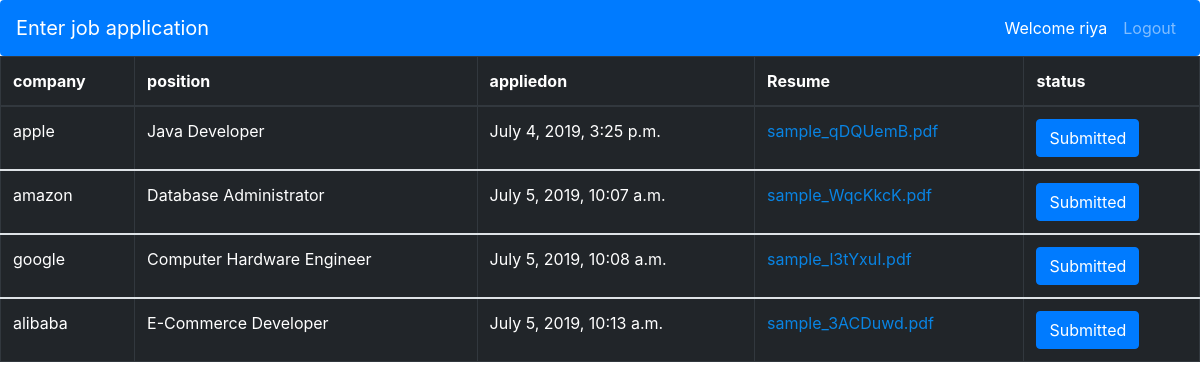
Page /studdashboard/1 on the committed database.
### account/models.py (models this page shows, shortened)
class Student(models.Model):
    name = models.CharField(null = True,max_length=30)
    email = models.CharField(max_length=52)
    course = models.CharField(null = True,max_length=20)
    sem = models.IntegerField()
    department = models.TextField(null = True,max_length=30)
    mobno = models.CharField(null = True,max_length=20)
    password = models.CharField(max_length=25)

class StudentApplication(models.Model):
    Submitted = 1
    UnderReview = 2
    Rejected = 3
    Approved = 4
    STATUS = (
    (Submitted, 'Submitted'),
    (UnderReview, 'UnderReview'),
    (Rejected, 'Rejected'),
    (Approved, 'Approved'),
    )
    email = models.CharField(null=True,max_length=56)
    company = models.CharField(null = True,max_length=30)
    position = models.CharField(null = True, max_length=50)
    reason_to_join = models.TextField(null = True)
    applied_date = models.DateTimeField(auto_now_add=True)
    resume = models.FileField(null = True,upload_to='resume/')
    status = models.PositiveSmallIntegerField(default=0, choices=STATUS)
    button = models.BooleanField(default = True)

### account/views.py (the view)
# urls.py: path('studdashboard/<int:pk>',views.StudDashboardView, name = 'studdashboard'),  # path for Student Dashboard page
def StudDashboardView(request,pk):
    stud_info = Student.objects.get(pk=pk)
    stud_data = StudentApplication.objects.filter(email=stud_info.email)
    context = {'stud_data':stud_data, 'stud_info':stud_info}
    return render(request,'student_dashboard.html',context)

### templates/student_dashboard.html (shortened to what this page needs)
{% load staticfiles %}
<!DOCTYPE html>
<html lang="en" dir="ltr">
  <head>
    <link rel="stylesheet" href="https://maxcdn.bootstrapcdn.com/bootstrap/4.1.3/css/bootstrap.min.css"/>
    <link rel="stylesheet" href="{% static 'css/stud_dashstyle.css' %}">
  </head>
  <body>
    <nav class="navbar navbar-expand-lg navbar-dark bg-primary rounded">
      <a class="navbar-brand" href="{% url 'jobapplication' stud_info.pk %}">
        Enter job application
      </a>
      <ul class="navbar-nav ml-auto">
        <li class="nav-item active">
          <a class="nav-link">Welcome {{stud_info.name}}</a>
        </li>
        <li class="nav-item">
          <a href="{% url 'login' %}" class="nav-link">Logout</a>
        </li>
      </ul>
    </nav>
  <table class="table table-bordered table-dark">
      <thead>
        <tr>
          <th scope="col">company</th>
          <th scope="col">position</th>
          <th scope="col">appliedon</th>
          <th scope="col">Resume</th>
          <th scope="col">status</th>
        </tr>
      </thead>
      {% for app in stud_data %}
      <tbody>
        <tr>
          <td>{{app.company}}</td>
          <td>{{app.position}}</td>
          <td>{{app.applied_date}}</td>
          <td> <a href="{% static 'myfile/' %}{{app.resume}}">{{app.resume}}</a> </td>
          <td>
              <button type="button" name="Submitted" class ="btn btn-primary">Submitted</button>
          </td>
        </tr>
      </tbody>
      {% endfor %}
    </table>
  </body>

### static/css/stud_dashstyle.css (style rules this page uses)
body { background-color: white; color:darkgreen; }
a { color: #0984e3; }

### templates/student_dashboard.html (style rules this page uses)
.navbar-nav { flex-direction: row; }
.nav-link { padding-right: .5rem !important; padding-left: .5rem !important; }

### rows in the picture
Student: name "riya"
StudentApplication: company "apple", position "Java Developer", applied_date "July 4, 2019, 3:25 p.m.", resume "sample_qDQUemB.pdf"
StudentApplication: company "amazon", position "Database Administrator", applied_date "July 5, 2019, 10:07 a.m.", resume "sample_WqcKkcK.pdf"
StudentApplication: company "google", position "Computer Hardware Engineer", applied_date "July 5, 2019, 10:08 a.m.", resume "sample_l3tYxuI.pdf"
StudentApplication: company "alibaba", position "E-Commerce Developer", applied_date "July 5, 2019, 10:13 a.m.", resume "sample_3ACDuwd.pdf"
